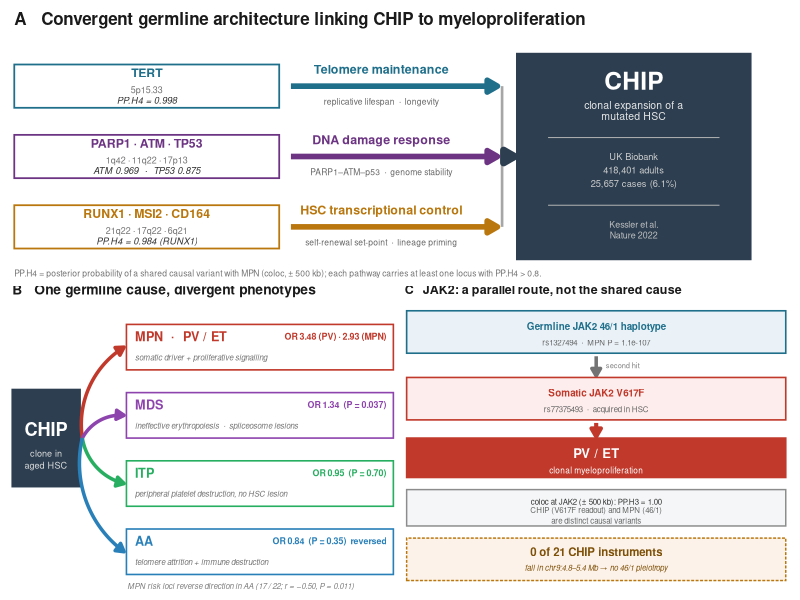
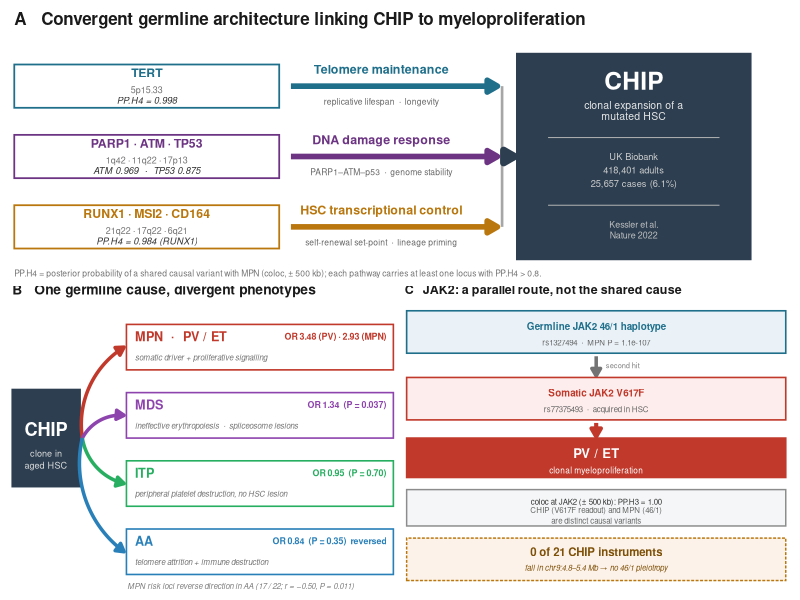

The R source for these figures, in order:
## ============================================================
## Fig 3  Mechanism model
##   A  three convergent germline pathways -> CHIP   (coloc PP.H4)
##   B  bifurcation: one germline cause -> four phenotypes  (IVW OR)
##   C  JAK2 as an independent somatic route
## Sources: 07_mr/, 09_coloc/, 05_iv/CHIP_germline_iv_annotated.tsv
## ============================================================
suppressPackageStartupMessages({
  library(ggplot2); library(patchwork); library(grid)
})

BASE <- "C:/Users/Hero/WorkBuddy/2026-10-14-23-35-01/outputs/pv_hotspot/T1-1_CHIP_comorbidity"
OUT  <- file.path(BASE, "08_figures")

COL  <- c(PV = "#C0392B", MPN = "#E67E22", MDS = "#8E44AD",
          ITP = "#27AE60", AA = "#2980B9")
cTEL <- "#1F6F8B"; cDDR <- "#6C3483"; cHSC <- "#B9770E"; cCHIP <- "#2C3E50"

bx <- function(x1, x2, y1, y2, fill = "white", col = "grey35", lw = 0.5,
               alpha = 1, lty = "solid")
  annotate("rect", xmin = x1, xmax = x2, ymin = y1, ymax = y2,
           fill = fill, colour = col, linewidth = lw, alpha = alpha, linetype = lty)

ar <- function(x, xe, y, ye, col = "grey30", lw = 1.4, asz = 2.6)
  annotate("segment", x = x, xend = xe, y = y, yend = ye, colour = col,
           linewidth = lw, arrow = arrow(length = unit(asz, "mm"), type = "closed"))

crv <- function(x, xe, y, ye, col = "grey40", lw = 1.1, asz = 2.4, curv = 0.22)
  annotate("curve", x = x, xend = xe, y = y, yend = ye, colour = col,
           linewidth = lw, curvature = curv, angle = 90, ncp = 60,
           arrow = arrow(length = unit(asz, "mm"), type = "closed"))

tx <- function(x, y, lab, size = 2.6, col = "grey15", face = 1,
               hjust = 0.5, vjust = 0.5, lh = 0.95)
  annotate("text", x = x, y = y, label = lab, size = size, colour = col,
           fontface = face, hjust = hjust, vjust = vjust, lineheight = lh)

canv <- function(p) p +
  scale_x_continuous(limits = c(0, 100), expand = c(0, 0)) +
  scale_y_continuous(limits = c(0, 100), expand = c(0, 0)) +
  coord_cartesian(xlim = c(0, 100), ylim = c(0, 100), expand = FALSE) +
  theme_void() +
  theme(plot.margin = margin(2, 2, 2, 2),
        plot.background = element_rect(fill = "white", colour = NA))

## ============================================================
## A  convergent germline architecture
## ============================================================
pnl <- data.frame(
  y   = c(72, 46, 20),
  col = c(cTEL, cDDR, cHSC),
  nm  = c("Telomere maintenance", "DNA damage response", "HSC transcriptional control"),
  sub = c("replicative lifespan  \u00b7  longevity",
          "PARP1\u2013ATM\u2013p53  \u00b7  genome stability",
          "self-renewal set-point  \u00b7  lineage priming"),
  ttl = c("TERT", "PARP1 \u00b7 ATM \u00b7 TP53", "RUNX1 \u00b7 MSI2 \u00b7 CD164"),
  gns = c("5p15.33", "1q42 \u00b7 11q22 \u00b7 17p13", "21q22 \u00b7 17q22 \u00b7 6q21"),
  ph4 = c("PP.H4 = 0.998", "ATM 0.969  \u00b7  TP53 0.875", "PP.H4 = 0.984 (RUNX1)"),
  stringsAsFactors = FALSE
)

pA <- ggplot()
for (i in seq_len(nrow(pnl))) {
  r <- pnl[i, ]
  pA <- pA +
    bx(0.5, 34.5, r$y - 8, r$y + 8, col = r$col, lw = 0.6) +
    tx(17.5, r$y + 4.9, r$ttl, size = 3.1, face = 2, col = r$col) +
    tx(17.5, r$y - 1.3, r$gns, size = 2.25, col = "grey45") +
    tx(17.5, r$y - 5.2, r$ph4, size = 2.35, col = "grey20", face = 3) +
    ar(36, 62.5, r$y, r$y, col = r$col, lw = 1.9, asz = 3.0) +
    tx(47.6, r$y + 6.2, r$nm,  size = 3.15, face = 2, col = r$col) +
    tx(47.6, r$y - 5.6, r$sub, size = 2.15, col = "grey40")
}
pA <- pA +
  annotate("segment", x = 63.1, xend = 63.1, y = 20, yend = 72,
           colour = "grey65", linewidth = 0.9) +
  ar(63.3, 64.7, 46, 46, col = cCHIP, lw = 2.4, asz = 3.2) +
  bx(65, 95, 8, 84, fill = cCHIP, col = cCHIP, lw = 0.6) +
  tx(80, 74, "CHIP", size = 6.2, face = 2, col = "white") +
  tx(80, 65, "clonal expansion of a", size = 2.65, col = "grey90") +
  tx(80, 61, "mutated HSC", size = 2.65, col = "grey90") +
  annotate("segment", x = 69, xend = 91, y = 53, yend = 53, colour = "grey70", linewidth = 0.35) +
  tx(80, 46, "UK Biobank", size = 2.35, col = "grey80") +
  tx(80, 41, "418,401 adults", size = 2.35, col = "grey80") +
  tx(80, 36, "25,657 cases (6.1%)", size = 2.35, col = "grey80") +
  annotate("segment", x = 69, xend = 91, y = 28, yend = 28, colour = "grey70", linewidth = 0.35) +
  tx(80, 21, "Kessler et al.", size = 2.25, col = "grey75") +
  tx(80, 17, "Nature 2022", size = 2.25, col = "grey75") +
  tx(0.5, 97, "A   Convergent germline architecture linking CHIP to myeloproliferation",
     size = 4.3, face = 2, col = "grey10", hjust = 0) +
  tx(0.5, 3.0,
     paste0("PP.H4 = posterior probability of a shared causal variant with MPN (coloc, \u00b1 500 kb); ",
            "each pathway carries at least one locus with PP.H4 > 0.8."),
     size = 2.15, col = "grey45", hjust = 0)
pA <- canv(pA)

## ============================================================
## B  bifurcation into four phenotypes
## ============================================================
br <- data.frame(
  y   = c(80, 57.5, 35, 12.5),
  key = c("PV", "MDS", "ITP", "AA"),
  nm  = c("MPN  \u00b7  PV / ET", "MDS", "ITP", "AA"),
  mech= c("somatic driver + proliferative signalling",
          "ineffective erythropoiesis  \u00b7  spliceosome lesions",
          "peripheral platelet destruction, no HSC lesion",
          "telomere attrition + immune destruction"),
  or  = c("OR 3.48 (PV) \u00b7 2.93 (MPN)", "OR 1.34  (P = 0.037)",
          "OR 0.95  (P = 0.70)", "OR 0.84  (P = 0.35)  reversed"),
  stringsAsFactors = FALSE
)

pB <- ggplot() +
  bx(0.5, 18, 34, 66, fill = cCHIP, col = cCHIP, lw = 0.6) +
  tx(9.2, 53, "CHIP", size = 4.6, face = 2, col = "white") +
  tx(9.2, 45, "clone in", size = 2.3, col = "grey85") +
  tx(9.2, 41, "aged HSC", size = 2.3, col = "grey85")
for (i in seq_len(nrow(br))) {
  r <- br[i, ]
  cv <- ifelse(r$y > 50, -0.30, 0.30)
  pB <- pB +
    crv(18.6, 29.4, 50, r$y, col = COL[[r$key]], lw = 1.2, asz = 2.3, curv = cv) +
    bx(30, 99, r$y - 7.5, r$y + 7.5, col = COL[[r$key]], lw = 0.55) +
    tx(32.2, r$y + 3.6, r$nm, size = 3.2, face = 2, col = COL[[r$key]], hjust = 0) +
    tx(32.2, r$y - 3.4, r$mech, size = 2.0, col = "grey45", hjust = 0, face = 3) +
    tx(97.2, r$y + 3.6, r$or, size = 2.25, col = COL[[r$key]], hjust = 1, face = 2)
}
pB <- pB +
  tx(0.5, 99, "B   One germline cause, divergent phenotypes",
     size = 3.5, face = 2, col = "grey10", hjust = 0) +
  tx(30.2, 1.2,
     "MPN risk loci reverse direction in AA (17 / 22; r = \u22120.50, P = 0.011)",
     size = 2.0, col = "grey50", hjust = 0, face = 3)
pB <- canv(pB)

## ============================================================
## C  JAK2 parallel route
## ============================================================
pC <- ggplot() +
  tx(0.5, 99, "C   JAK2: a parallel route, not the shared cause",
     size = 3.15, face = 2, col = "grey10", hjust = 0) +
  bx(1, 99, 78, 92, fill = "#EAF2F8", col = cTEL, lw = 0.55) +
  tx(50, 87, "Germline JAK2 46/1 haplotype", size = 2.5, face = 2, col = cTEL) +
  tx(50, 81.5, "rs1327494  \u00b7  MPN P = 1.1e-107", size = 2.0, col = "grey40") +
  ar(50, 50, 77, 70.5, col = "grey45", lw = 1.2, asz = 2.2) +
  tx(52.5, 74.0, "second hit", size = 1.9, col = "grey50", hjust = 0) +
  bx(1, 99, 56, 70, fill = "#FDEDEC", col = COL[["PV"]], lw = 0.55) +
  tx(50, 65, "Somatic JAK2 V617F", size = 2.5, face = 2, col = COL[["PV"]]) +
  tx(50, 59.5, "rs77375493  \u00b7  acquired in HSC", size = 2.0, col = "grey40") +
  ar(50, 50, 55, 50.5, col = COL[["PV"]], lw = 1.4, asz = 2.4) +
  bx(1, 99, 37, 50, fill = COL[["PV"]], col = COL[["PV"]], lw = 0.55) +
  tx(50, 45, "PV / ET", size = 3.3, face = 2, col = "white") +
  tx(50, 39.5, "clonal myeloproliferation", size = 2.1, col = "white") +
  bx(1, 99, 21, 33, fill = "#F4F6F7", col = "grey55", lw = 0.5) +
  tx(50, 29, "coloc at JAK2 (\u00b1 500 kb): PP.H3 = 1.00", size = 2.0, col = "grey20") +
  tx(50, 24.5, "CHIP (V617F readout) and MPN (46/1)\nare distinct causal variants",
     size = 2.0, col = "grey40", lh = 1.15) +
  annotate("rect", xmin = 1, xmax = 99, ymin = 3, ymax = 17,
           fill = "#FDF2E9", colour = cHSC, linewidth = 0.5, linetype = "21") +
  tx(50, 12.5, "0 of 21 CHIP instruments", size = 2.9, face = 2, col = "#7E5109") +
  tx(50, 7.2, "fall in chr9:4.8\u20135.4 Mb \u2192 no 46/1 pleiotropy",
     size = 1.95, col = "#7E5109", face = 3)
pC <- canv(pC)

## ============================================================
fig <- pA / (pB | pC) + plot_layout(heights = c(1.0, 1.12), widths = c(1.42, 1))

ggsave(file.path(OUT, "Fig3_mechanism_model.png"), fig,
       width = 180, height = 182, units = "mm", dpi = 600, bg = "white")
ggsave(file.path(OUT, "Fig3_mechanism_model.pdf"), fig,
       width = 180, height = 182, units = "mm", device = cairo_pdf, bg = "white")
cat("written\n")
